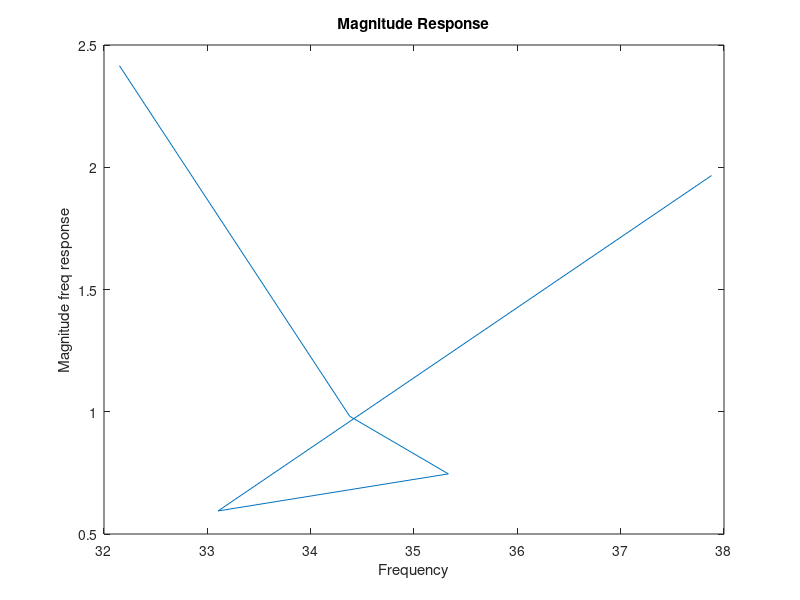

Write the MATLAB code that produced this figure.
n=1;
d=[1,-0.5,0.2,-0.1,0.007,0.14,0.15];

[H,f]=freqz(n,d,'whole');

figure;
plot(f/pi,(abs(H)))
title('Magnitude Response');
xlabel('Frequency');
ylabel('Magnitude freq response')
